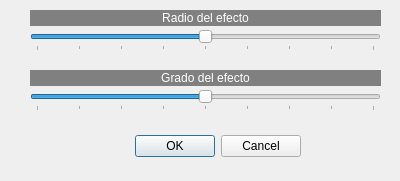
<?xml version="1.0" encoding="UTF-8"?>
<ui version="4.0">
 <class>PincharEstirar</class>
 <widget class="QDialog" name="PincharEstirar">
  <property name="windowModality">
   <enum>Qt::WindowModality::WindowModal</enum>
  </property>
  <property name="geometry">
   <rect>
    <x>0</x>
    <y>0</y>
    <width>400</width>
    <height>181</height>
   </rect>
  </property>
  <property name="windowTitle">
   <string>Pinchar/Estirar</string>
  </property>
  <widget class="QDialogButtonBox" name="buttonBox">
   <property name="geometry">
    <rect>
     <x>100</x>
     <y>130</y>
     <width>201</width>
     <height>32</height>
    </rect>
   </property>
   <property name="orientation">
    <enum>Qt::Orientation::Horizontal</enum>
   </property>
   <property name="standardButtons">
    <set>QDialogButtonBox::StandardButton::Cancel|QDialogButtonBox::StandardButton::Ok</set>
   </property>
  </widget>
  <widget class="QLabel" name="label">
   <property name="geometry">
    <rect>
     <x>30</x>
     <y>10</y>
     <width>351</width>
     <height>16</height>
    </rect>
   </property>
   <property name="styleSheet">
    <string notr="true">background-color: rgb(128, 128, 128);
color: rgb(255, 255, 255);</string>
   </property>
   <property name="text">
    <string>Radio del efecto</string>
   </property>
   <property name="alignment">
    <set>Qt::AlignmentFlag::AlignCenter</set>
   </property>
  </widget>
  <widget class="QSlider" name="horizontalSlider">
   <property name="geometry">
    <rect>
     <x>30</x>
     <y>30</y>
     <width>351</width>
     <height>21</height>
    </rect>
   </property>
   <property name="minimum">
    <number>0</number>
   </property>
   <property name="maximum">
    <number>400</number>
   </property>
   <property name="pageStep">
    <number>16</number>
   </property>
   <property name="value">
    <number>200</number>
   </property>
   <property name="orientation">
    <enum>Qt::Orientation::Horizontal</enum>
   </property>
   <property name="tickPosition">
    <enum>QSlider::TickPosition::TicksBelow</enum>
   </property>
   <property name="tickInterval">
    <number>50</number>
   </property>
  </widget>
  <widget class="QLabel" name="label_2">
   <property name="geometry">
    <rect>
     <x>30</x>
     <y>70</y>
     <width>351</width>
     <height>16</height>
    </rect>
   </property>
   <property name="styleSheet">
    <string notr="true">background-color: rgb(128, 128, 128);
color: rgb(255, 255, 255);</string>
   </property>
   <property name="text">
    <string>Grado del efecto</string>
   </property>
   <property name="alignment">
    <set>Qt::AlignmentFlag::AlignCenter</set>
   </property>
  </widget>
  <widget class="QSlider" name="horizontalSlider_2">
   <property name="geometry">
    <rect>
     <x>30</x>
     <y>90</y>
     <width>351</width>
     <height>21</height>
    </rect>
   </property>
   <property name="minimum">
    <number>-60</number>
   </property>
   <property name="maximum">
    <number>60</number>
   </property>
   <property name="pageStep">
    <number>16</number>
   </property>
   <property name="orientation">
    <enum>Qt::Orientation::Horizontal</enum>
   </property>
   <property name="tickPosition">
    <enum>QSlider::TickPosition::TicksBelow</enum>
   </property>
   <property name="tickInterval">
    <number>15</number>
   </property>
  </widget>
 </widget>
 <resources/>
 <connections>
  <connection>
   <sender>buttonBox</sender>
   <signal>accepted()</signal>
   <receiver>PincharEstirar</receiver>
   <slot>accept()</slot>
   <hints>
    <hint type="sourcelabel">
     <x>248</x>
     <y>254</y>
    </hint>
    <hint type="destinationlabel">
     <x>157</x>
     <y>274</y>
    </hint>
   </hints>
  </connection>
  <connection>
   <sender>buttonBox</sender>
   <signal>rejected()</signal>
   <receiver>PincharEstirar</receiver>
   <slot>reject()</slot>
   <hints>
    <hint type="sourcelabel">
     <x>316</x>
     <y>260</y>
    </hint>
    <hint type="destinationlabel">
     <x>286</x>
     <y>274</y>
    </hint>
   </hints>
  </connection>
 </connections>
</ui>
